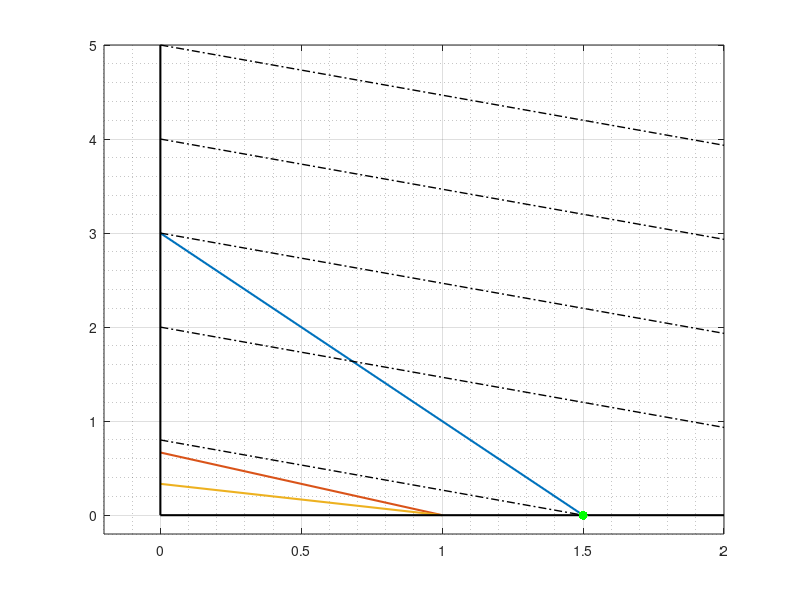

This figure's MATLAB source:
close all
figure

plot([0, 1.5], [3, 0], 'LineWidth',1.5)

hold on
plot([1, 0], [0, 2/3], 'LineWidth',1.5)
plot([1, 0], [0, 1/3], 'LineWidth',1.5)

plot([0, 0], [0, 5], 'k', 'LineWidth',1.5)
plot([0, 2], [0, 0], 'k', 'LineWidth',1.5)


plot([0, 1.5], [0.8, 0], 'k-.', 'LineWidth',1)
plot([0, 2], [2, 0.9333], 'k-.', 'LineWidth',1)
plot([0, 2], [3, 1.9333], 'k-.', 'LineWidth',1)
plot([0, 2], [4, 2.9333], 'k-.', 'LineWidth',1)
plot([0, 2], [5, 3.9333], 'k-.', 'LineWidth',1)

plot(1.5, 0, 'g.', 'MarkerSize',20)

xlim([-0.2, 2])
ylim([-0.2, 5])

grid on; grid minor
